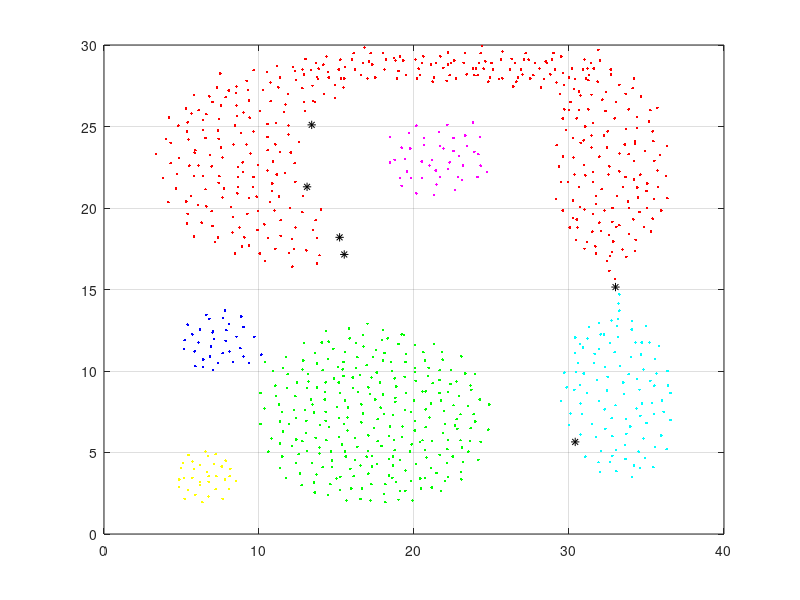

Write MATLAB code to recreate this figure.
a = importdata('result2d.txt');
m=size(a,1);
for i=1:1:m
    if a(i,3)==1
        plot(a(i,1),a(i,2),'r.');
    elseif a(i,3)==2
        plot(a(i,1),a(i,2),'b.');
    elseif a(i,3)==3
        plot(a(i,1),a(i,2),'g.');
    elseif a(i,3)==4
        plot(a(i,1),a(i,2),'c.');
    elseif a(i,3)==5
        plot(a(i,1),a(i,2),'m.');
    elseif a(i,3)==6
        plot(a(i,1),a(i,2),'y.');
    else
        plot(a(i,1),a(i,2),'k*');   
    end
    hold on;
end
grid on;
